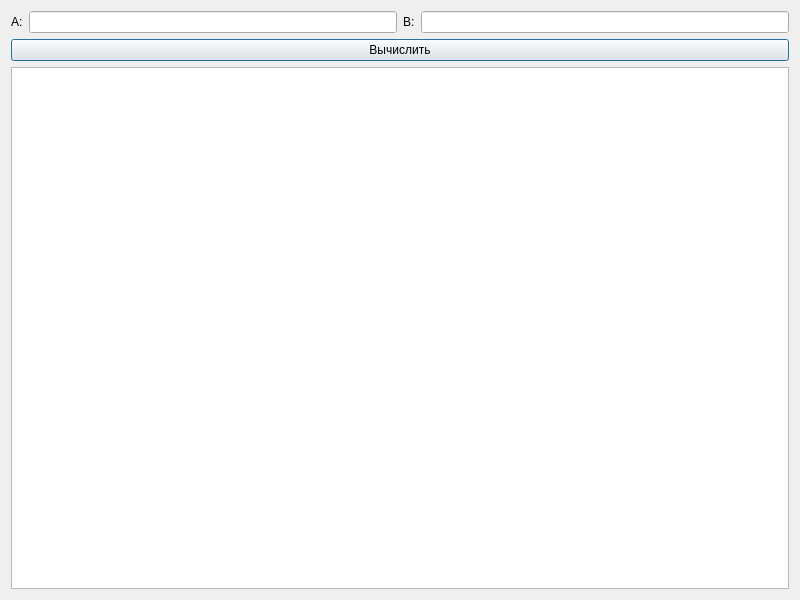
<?xml version="1.0" encoding="UTF-8"?>
<ui version="4.0">
 <class>Dialog</class>
 <widget class="QDialog" name="Dialog">
  <property name="geometry">
   <rect>
    <x>0</x>
    <y>0</y>
    <width>800</width>
    <height>600</height>
   </rect>
  </property>
  <property name="windowTitle">
   <string>Dialog</string>
  </property>
  <layout class="QVBoxLayout" name="verticalLayout">
   <item>
    <layout class="QHBoxLayout" name="horizontalLayout">
     <item>
      <widget class="QLabel" name="labelA">
       <property name="text">
        <string>A:</string>
       </property>
      </widget>
     </item>
     <item>
      <widget class="QLineEdit" name="lineEditA"/>
     </item>
     <item>
      <widget class="QLabel" name="labelB">
       <property name="text">
        <string>B:</string>
       </property>
      </widget>
     </item>
     <item>
      <widget class="QLineEdit" name="lineEditB"/>
     </item>
    </layout>
   </item>
   <item>
    <widget class="QPushButton" name="pushButton">
     <property name="text">
      <string>Вычислить</string>
     </property>
    </widget>
   </item>
   <item>
    <widget class="QListWidget" name="listWidget"/>
   </item>
  </layout>
 </widget>
 <resources/>
 <connections>
  <connection>
   <sender>pushButton</sender>
   <signal>clicked()</signal>
   <receiver>Dialog</receiver>
   <slot>calculate()</slot>
   <hints>
    <hint type="sourcelabel">
     <x>399</x>
     <y>58</y>
    </hint>
    <hint type="destinationlabel">
     <x>399</x>
     <y>299</y>
    </hint>
   </hints>
  </connection>
 </connections>
 <slots>
  <slot>calculate()</slot>
 </slots>
</ui>
